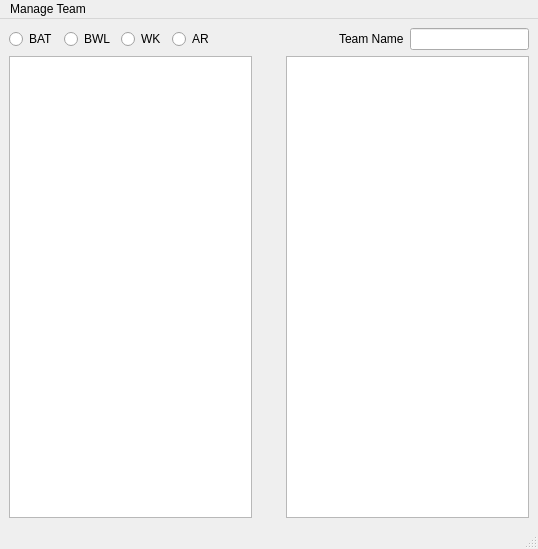
<?xml version="1.0" encoding="UTF-8"?>
<ui version="4.0">
 <class>MainWindow</class>
 <widget class="QMainWindow" name="MainWindow">
  <property name="geometry">
   <rect>
    <x>0</x>
    <y>0</y>
    <width>538</width>
    <height>549</height>
   </rect>
  </property>
  <property name="windowTitle">
   <string>MainWindow</string>
  </property>
  <widget class="QWidget" name="centralwidget">
   <layout class="QVBoxLayout" name="verticalLayout_2">
    <item>
     <layout class="QHBoxLayout" name="horizontalLayout_15">
      <item>
       <widget class="QRadioButton" name="bat">
        <property name="text">
         <string>BAT</string>
        </property>
       </widget>
      </item>
      <item>
       <widget class="QRadioButton" name="bwl">
        <property name="text">
         <string>BWL</string>
        </property>
       </widget>
      </item>
      <item>
       <widget class="QRadioButton" name="wk">
        <property name="text">
         <string>WK</string>
        </property>
       </widget>
      </item>
      <item>
       <widget class="QRadioButton" name="ar">
        <property name="text">
         <string>AR</string>
        </property>
       </widget>
      </item>
      <item>
       <spacer name="horizontalSpacer_4">
        <property name="orientation">
         <enum>Qt::Horizontal</enum>
        </property>
        <property name="sizeHint" stdset="0">
         <size>
          <width>40</width>
          <height>20</height>
         </size>
        </property>
       </spacer>
      </item>
      <item>
       <widget class="QLabel" name="label_18">
        <property name="text">
         <string>Team Name</string>
        </property>
       </widget>
      </item>
      <item>
       <widget class="QLineEdit" name="team_name"/>
      </item>
     </layout>
    </item>
    <item>
     <layout class="QHBoxLayout" name="horizontalLayout_16">
      <item>
       <widget class="QListWidget" name="Avialable"/>
      </item>
      <item>
       <spacer name="horizontalSpacer_3">
        <property name="orientation">
         <enum>Qt::Horizontal</enum>
        </property>
        <property name="sizeHint" stdset="0">
         <size>
          <width>40</width>
          <height>20</height>
         </size>
        </property>
       </spacer>
      </item>
      <item>
       <widget class="QListWidget" name="Taken"/>
      </item>
     </layout>
    </item>
   </layout>
  </widget>
  <widget class="QMenuBar" name="menubar">
   <property name="geometry">
    <rect>
     <x>0</x>
     <y>0</y>
     <width>538</width>
     <height>26</height>
    </rect>
   </property>
   <widget class="QMenu" name="menuManage_Team">
    <property name="title">
     <string>Manage Team</string>
    </property>
    <addaction name="actionNew_Team"/>
    <addaction name="actionOpen_Team"/>
    <addaction name="actionSave_Team"/>
    <addaction name="separator"/>
    <addaction name="actionEvalulate_Team"/>
   </widget>
   <addaction name="menuManage_Team"/>
  </widget>
  <widget class="QStatusBar" name="statusbar"/>
  <action name="actionNew_Team">
   <property name="text">
    <string>New Team</string>
   </property>
  </action>
  <action name="actionOpen_Team">
   <property name="text">
    <string>Open Team</string>
   </property>
  </action>
  <action name="actionSave_Team">
   <property name="text">
    <string>Save Team </string>
   </property>
  </action>
  <action name="actionEvalulate_Team">
   <property name="text">
    <string>Evalulate Team</string>
   </property>
  </action>
 </widget>
 <resources/>
 <connections/>
</ui>
